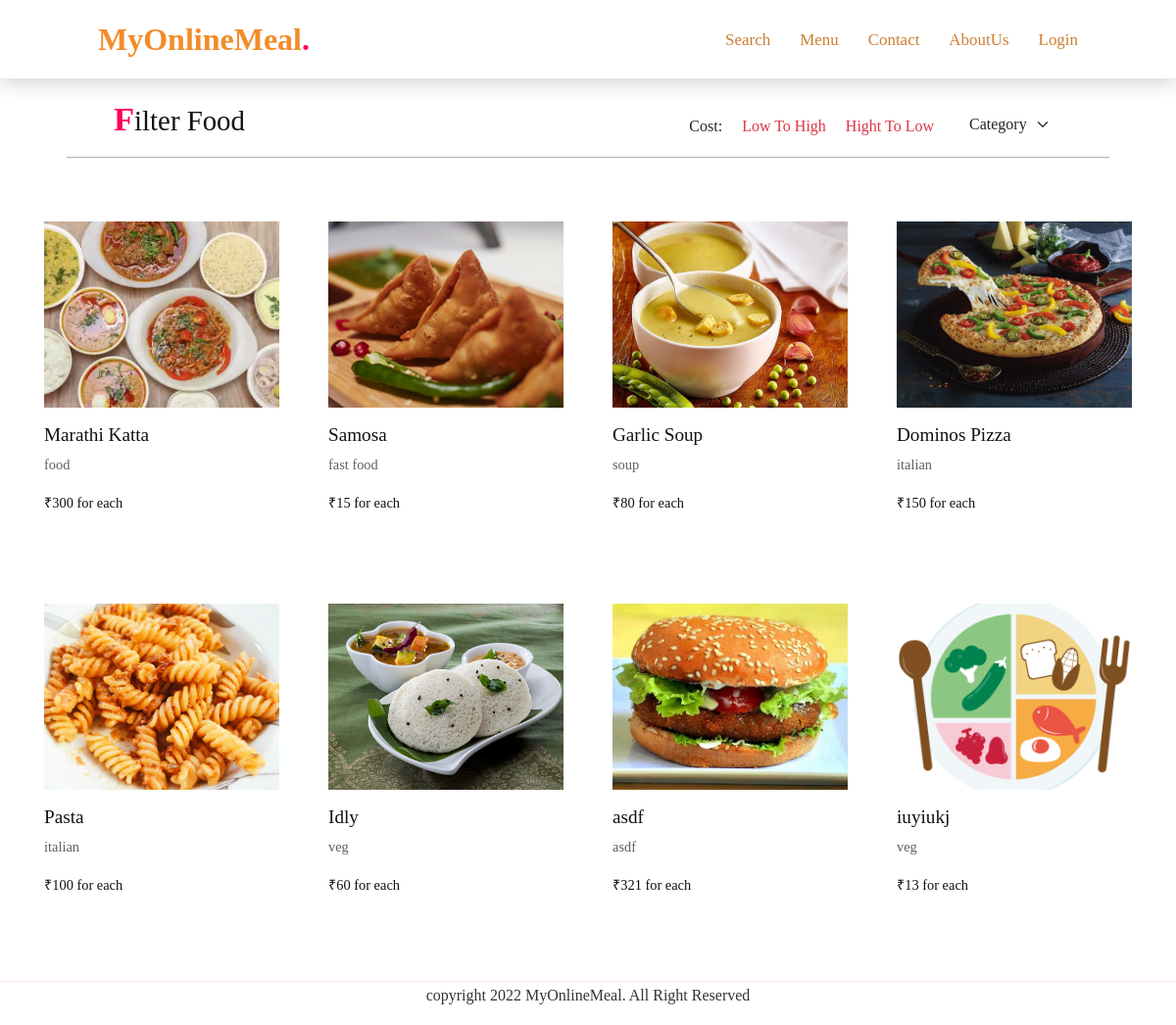
Page /filter.php on the committed database.
### tables this page shows
CREATE TABLE `food` (
  `food_id` int(11) NOT NULL,
  `food_name` varchar(30) NOT NULL,
  `food_desc` text NOT NULL,
  `category` varchar(255) NOT NULL,
  `food_type` varchar(256) NOT NULL,
  `food_price` int(11) NOT NULL,
  `food_img` varchar(255) NOT NULL
);

### filter.php (the view, shortened to what this page needs)
<!DOCTYPE html>
<html lang="en">
<head>
    <?php include('css.php'); ?>
    <link rel="stylesheet" href="./css/headercolors.css">
</head>
<body>
    <?php include'partials/_nav.php'?>
    <div id="mid-content">
        <section class="menu our-menu" id="menu">
            <div class="cont ms-5 ps-5 me-5 pe-5">
                <div class="">
                    <h2 class="titleText"><span>F</span>ilter Food </h2>
                </div>
                <div class="filter mt-2">
                    <div class="cost mt-2 me-4">
                        <span>Cost:</span>
                        <a href="filter.php?low-to-high" class="link text-danger ms-3">Low To High</a>
                        <a href="filter.php?high-to-low" class="link text-danger ms-3">Hight To Low</a>
                    </div>
                    <div class="sort-category-section">
                        <form>
                            <select class="form-select" id="category-box" aria-label="Default select example">
                                <option selected>Category</option>
                            </select>
                        </form>
                    </div>
                </div>
            </div>
            <div class="content">
                <?php
                    $sql2 = "select * from food";
                    $result = mysqli_query($conn, $sql2);
                     while($row = mysqli_fetch_assoc($result)){
                        echo '
                            <div class="box">
                                <a href="billing.php?id='.$row['food_id'].'" class="box-link" >
                                    <div class="food-img-box">
                                        <img src="foodimg/'.$row['food_img'].'" class="food-img" alt="">
                                    </div>
                                    <div class="name mt-3">
                                        <h3 class="box-food-name">'.$row['food_name'].'</h3>
                                    </div>
                                    <div class="cat-wrap">
                                        <span class="box-food-category">'.$row['category'].'</span>
                                    </div>
                                    <div class="price mt-3">
                                        <span class="box-food-price">₹'.$row['food_price'].' for each</span>
                                    </div>
                                </a>
                                <div class="buy-text">
                                    <a href="billing.php?id='.$row['food_id'].'" class="box-link2" >BUY</a>
                                    <a href="addToCart.php?foodid='.$row['food_id'].'" class="box-link2" >Cart+</a>
                                </div>
                            </div>
                            ';
                        }
                    ?>
            </div>
        </section>
    </div>
    <?php include 'footer.php'?>
</body>
</html>

### css/style.css (style rules this page uses)
* { margin: 0; padding: 0; box-sizing: border-box; font-family: Poppins, sans-serif; scroll-behavior: smooth; }
body { min-height: 100vh; }
.cont { margin-bottom: 30px; padding: 10px; }
section { padding: 20px; }
.titleText { color: #111; font-size: 1.8em; font-weight: 500; }
.titleText span { color: #ff0157; font-weight: 700; font-size: 1.2em; }
.menu .content { display: flex; justify-content: center; flex-wrap: wrap; margin-top: 40px; }
.menu .content a { text-decoration: none; }
h3 { font-size: 1.2rem!important; }

### css/style2.css (style rules this page uses)
* { margin: 0; padding: 0; box-sizing: border-box; font-family: Poppins, sans-serif; }
.cont { display: flex; justify-content: space-between; margin-top: 40px; border-bottom: 1px solid #00000050; }
.our-menu { margin-top: 31px; }
.our-menu .content a { text-decoration: none; }
::placeholder { font-weight: 500; }

### css/style3.css (style rules this page uses)
.form-select { border: none!important; }
.filter { width: 60%; display: flex; justify-content: end; }
.filter a { text-decoration: none; }
.box { height: 370px; width: 270px; margin: 10px; display: flex; align-items: center; flex-direction: column; padding: 14px; justify-content: space-between; border: 1px solid #ffffff; }
.box .food-img { width: 240px; height: 190px; object-fit: cover; }
.box .name { display: flex; justify-content: space-between; }
.box-link span { font-size: 0.9rem; }
.cat-wrap { font-size: 0.8rem ; color: #616161; }
.box-link { color: #111; }

### css/dropdown.css (style rules this page uses)
* { font-family: Poppins; margin: 0; padding: 0; }

### rows in the picture
food: food_img (picture), food_name "Marathi Katta", category "food", food_price "300"
food: food_img (picture), food_name "Samosa", category "fast food", food_price "15"
food: food_img (picture), food_name "Garlic Soup", category "soup", food_price "80"
food: food_img (picture), food_name "Dominos Pizza", category "italian", food_price "150"
food: food_img (picture), food_name "Pasta", category "italian", food_price "100"
food: food_img (picture), food_name "Idly", category "veg", food_price "60"
food: food_img (picture), food_name "asdf", category "asdf", food_price "321"
food: food_img (picture), food_name "iuyiukj", category "veg", food_price "13"
